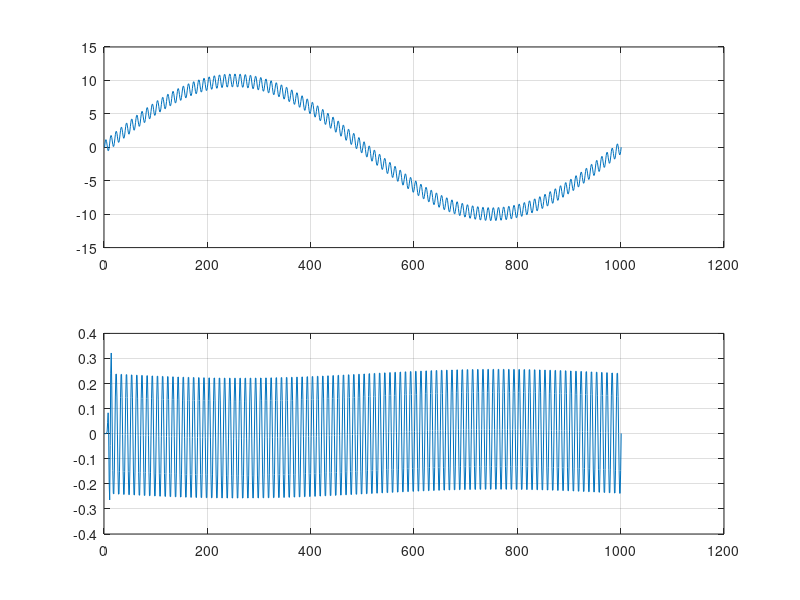

Write the MATLAB code that produced this figure.
Fd=20e3;% частота дискретизації
W1=0.256;%нижня частота полосового фільтра 3КГц
W2=0.537%верхня частота полосового фільтра 5КГц
f=0:10e3;%полоса частот до частоти Найквіста
n=20;%порядок фільтру
k=hann(n+1);%розрахунок вікна Ханна
b=fir1(n, [W1 W2], k);%розрахунок коефіцієнтів фільтра
hi=impz(b, 1);%рохрахунок імпульсної характеристики
h =freqz(b, 1, f, Fd);%розрахунок АЧХ фільтра
tau_phase=unwrap(angle(h));%розрахунок ФЧХ фільтра



x = 10*sin(2*pi*[0:1e3]/1e3) + sin(2*pi*[0:1e3]/10);
y = filter(b,1,x);
subplot(2,1,1); plot(x); grid;
subplot(2,1,2); plot(y); grid;
